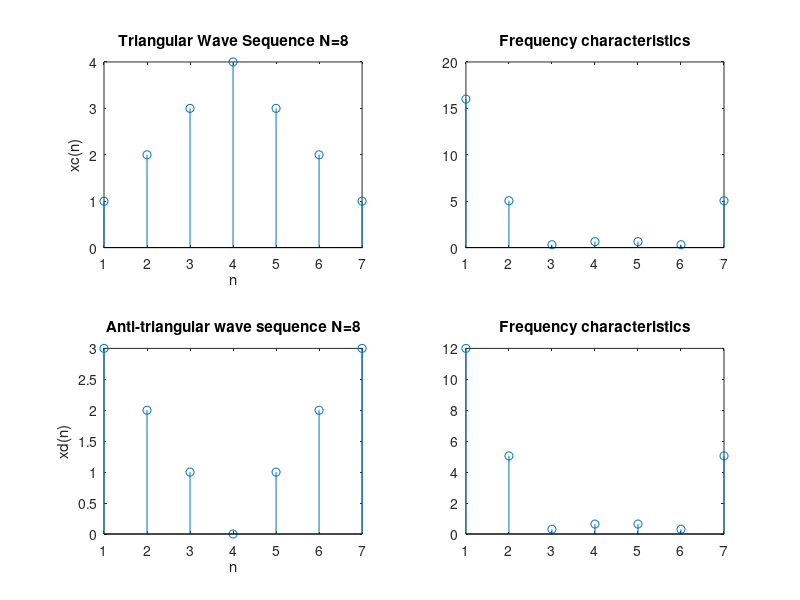

Source code (MATLAB):
% 使用FFT算法计算三角波和反三角波序列的时域和幅频特性
% 用N=8点FFT 分析信号序列 xc(n) 和 xd(n) 的幅频特性
% 观察两者的序列形状和频谱曲线有什么异同？
% 绘出两序列及其幅频特性曲线。

clear
n = 1:3;
    xc(n)=n;
n = 4:7;
    xc(n)=8-n;
n = 1:3;
    xd(n)=4-n;
n = 4:7;
    xd(n)=n-4;

clc;
n = 1:7;
subplot(2,2,1);
stem(n,xc);
xlabel('n');
ylabel('xc(n)');
title('Triangular Wave Sequence N=8');      % ?????
subplot(2,2,2);
hc(1:7)=fft(xc(1:7));
stem(n,abs(hc));
title('Frequency characteristics');     % ????

n = 1:7;
subplot(2,2,3);
stem(n,xd);
xlabel('n');
ylabel('xd(n)');
title('Anti-triangular wave sequence N=8'); % ??????
subplot(2,2,4);
hd(1:7)=fft(xd(1:7));
stem(n,abs(hd));
title('Frequency characteristics');      % ????




